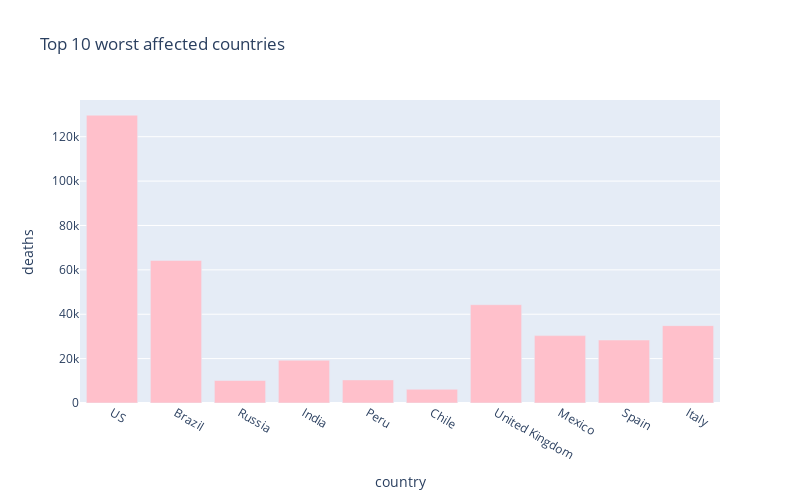

The code cell stored with this chart in its notebook:
### Code cell
px.bar(
    sorted_country_df.head(10),
    x = "country",
    y = "deaths",
    title= "Top 10 worst affected countries", # the axis names
    color_discrete_sequence=["pink"], 
    height=500,
    width=800
)

### Figure 1 — Plotly figure (JSON) as saved in the notebook; plotly's stock layout.template omitted (floating-point values rounded to 4 significant figures)
{"data": [{"alignmentgroup": "True", "hovertemplate": "country=%{x}<br>deaths=%{y}<extra></extra>", "legendgroup": "", "marker": {"color": "pink"}, "name": "", "offsetgroup": "", "orientation": "v", "showlegend": false, "textposition": "auto", "type": "bar", "x": ["US", "Brazil", "Russia", "India", "Peru", "Chile", "United Kingdom", "Mexico", "Spain", "Italy"], "xaxis": "x", "y": [129718, 64265, 10145, 19268, 10412, 6192, 44305, 30366, 28385, 34861], "yaxis": "y"}], "layout": {"barmode": "relative", "height": 500, "legend": {"tracegroupgap": 0}, "title": {"text": "Top 10 worst affected countries"}, "width": 800, "xaxis": {"anchor": "y", "domain": [0, 1], "title": {"text": "country"}}, "yaxis": {"anchor": "x", "domain": [0, 1], "title": {"text": "deaths"}}}}
